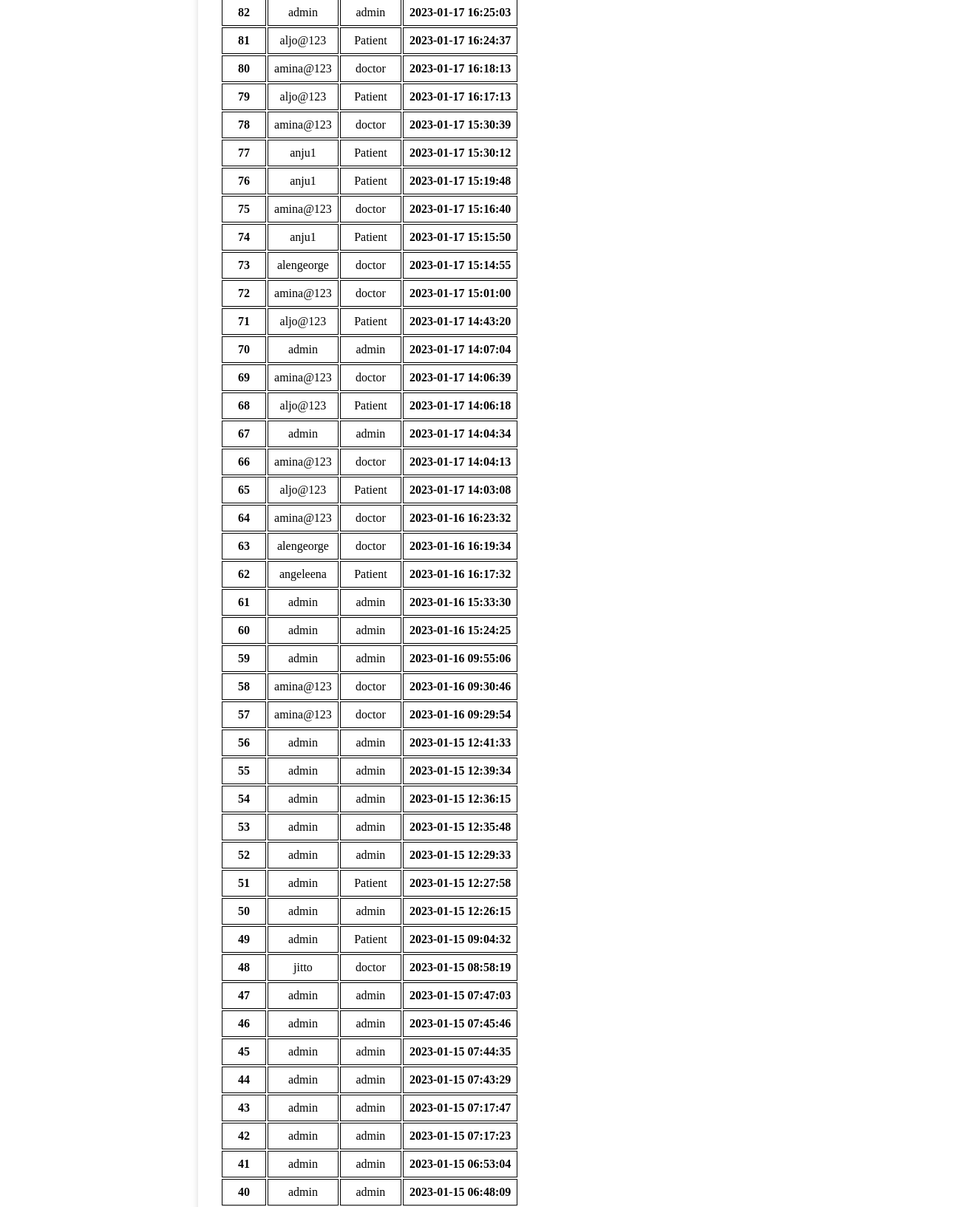
Page /access_log.php (upper part) on the committed database.
### tables this page shows
CREATE TABLE `access_tab` (
  `id` int(100) NOT NULL,
  `username` varchar(255) NOT NULL,
  `user_type` varchar(255) NOT NULL,
  `time` timestamp NOT NULL DEFAULT current_timestamp()
);

### access_log.php (the view, shortened to what this page needs)
<?php
include "E:\PROGRAM\work\htdocs\mini_project\inc\connection.php";
$sql = "SELECT * FROM `access_tab` ORDER BY `time` desc";
$result = mysqli_query($conn,$sql);
?>
<!DOCTYPE html>
<html lang="en">
<head>
    <link rel="stylesheet" href="../css/tabstyle.css">
</head>
<body>
<div class = "content">
    <div class="table">
      <br>
    <table  id="myTable">
<?php
while($rows = mysqli_fetch_assoc($result))
{
?>
    <tr>
       <th><?php echo $rows['id'];?></th>
       <td><?php echo $rows['username'];?></td>
       <td><?php echo $rows['user_type'];?></td>
       <th><?php echo $rows['time'];?></th>
    </tr>
    <?php
}
?>
    </table>
</div>
</div>
</body>
</html>

### css/tabstyle.css (style rules this page uses)
.content { margin-top: -60%; margin-left: 20%; max-width: 1000px; width: 100%; background-color: #fff; padding: 25px 30px; border-radius: 5px; box-shadow: 0 5px 10px rgba(0,0,0,0.15); }

### rows in the picture
access_tab: id "82", username "admin", user_type "admin", time "2023-01-17 16:25:03"
access_tab: id "81", username "aljo@123", user_type "Patient", time "2023-01-17 16:24:37"
access_tab: id "80", username "amina@123", user_type "doctor", time "2023-01-17 16:18:13"
access_tab: id "79", username "aljo@123", user_type "Patient", time "2023-01-17 16:17:13"
access_tab: id "78", username "amina@123", user_type "doctor", time "2023-01-17 15:30:39"
access_tab: id "77", username "anju1", user_type "Patient", time "2023-01-17 15:30:12"
access_tab: id "76", username "anju1", user_type "Patient", time "2023-01-17 15:19:48"
access_tab: id "75", username "amina@123", user_type "doctor", time "2023-01-17 15:16:40"
access_tab: id "74", username "anju1", user_type "Patient", time "2023-01-17 15:15:50"
access_tab: id "73", username "alengeorge", user_type "doctor", time "2023-01-17 15:14:55"
access_tab: id "72", username "amina@123", user_type "doctor", time "2023-01-17 15:01:00"
access_tab: id "71", username "aljo@123", user_type "Patient", time "2023-01-17 14:43:20"
access_tab: id "70", username "admin", user_type "admin", time "2023-01-17 14:07:04"
access_tab: id "69", username "amina@123", user_type "doctor", time "2023-01-17 14:06:39"
access_tab: id "68", username "aljo@123", user_type "Patient", time "2023-01-17 14:06:18"
access_tab: id "67", username "admin", user_type "admin", time "2023-01-17 14:04:34"
access_tab: id "66", username "amina@123", user_type "doctor", time "2023-01-17 14:04:13"
access_tab: id "65", username "aljo@123", user_type "Patient", time "2023-01-17 14:03:08"
access_tab: id "64", username "amina@123", user_type "doctor", time "2023-01-16 16:23:32"
access_tab: id "63", username "alengeorge", user_type "doctor", time "2023-01-16 16:19:34"
access_tab: id "62", username "angeleena", user_type "Patient", time "2023-01-16 16:17:32"
access_tab: id "61", username "admin", user_type "admin", time "2023-01-16 15:33:30"
access_tab: id "60", username "admin", user_type "admin", time "2023-01-16 15:24:25"
access_tab: id "59", username "admin", user_type "admin", time "2023-01-16 09:55:06"
access_tab: id "58", username "amina@123", user_type "doctor", time "2023-01-16 09:30:46"
access_tab: id "57", username "amina@123", user_type "doctor", time "2023-01-16 09:29:54"
access_tab: id "56", username "admin", user_type "admin", time "2023-01-15 12:41:33"
access_tab: id "55", username "admin", user_type "admin", time "2023-01-15 12:39:34"
access_tab: id "54", username "admin", user_type "admin", time "2023-01-15 12:36:15"
access_tab: id "53", username "admin", user_type "admin", time "2023-01-15 12:35:48"
access_tab: id "52", username "admin", user_type "admin", time "2023-01-15 12:29:33"
access_tab: id "51", username "admin", user_type "Patient", time "2023-01-15 12:27:58"
access_tab: id "50", username "admin", user_type "admin", time "2023-01-15 12:26:15"
access_tab: id "49", username "admin", user_type "Patient", time "2023-01-15 09:04:32"
access_tab: id "48", username "jitto", user_type "doctor", time "2023-01-15 08:58:19"
access_tab: id "47", username "admin", user_type "admin", time "2023-01-15 07:47:03"
access_tab: id "46", username "admin", user_type "admin", time "2023-01-15 07:45:46"
access_tab: id "45", username "admin", user_type "admin", time "2023-01-15 07:44:35"
access_tab: id "44", username "admin", user_type "admin", time "2023-01-15 07:43:29"
access_tab: id "43", username "admin", user_type "admin", time "2023-01-15 07:17:47"
access_tab: id "42", username "admin", user_type "admin", time "2023-01-15 07:17:23"
access_tab: id "41", username "admin", user_type "admin", time "2023-01-15 06:53:04"
access_tab: id "40", username "admin", user_type "admin", time "2023-01-15 06:48:09"
